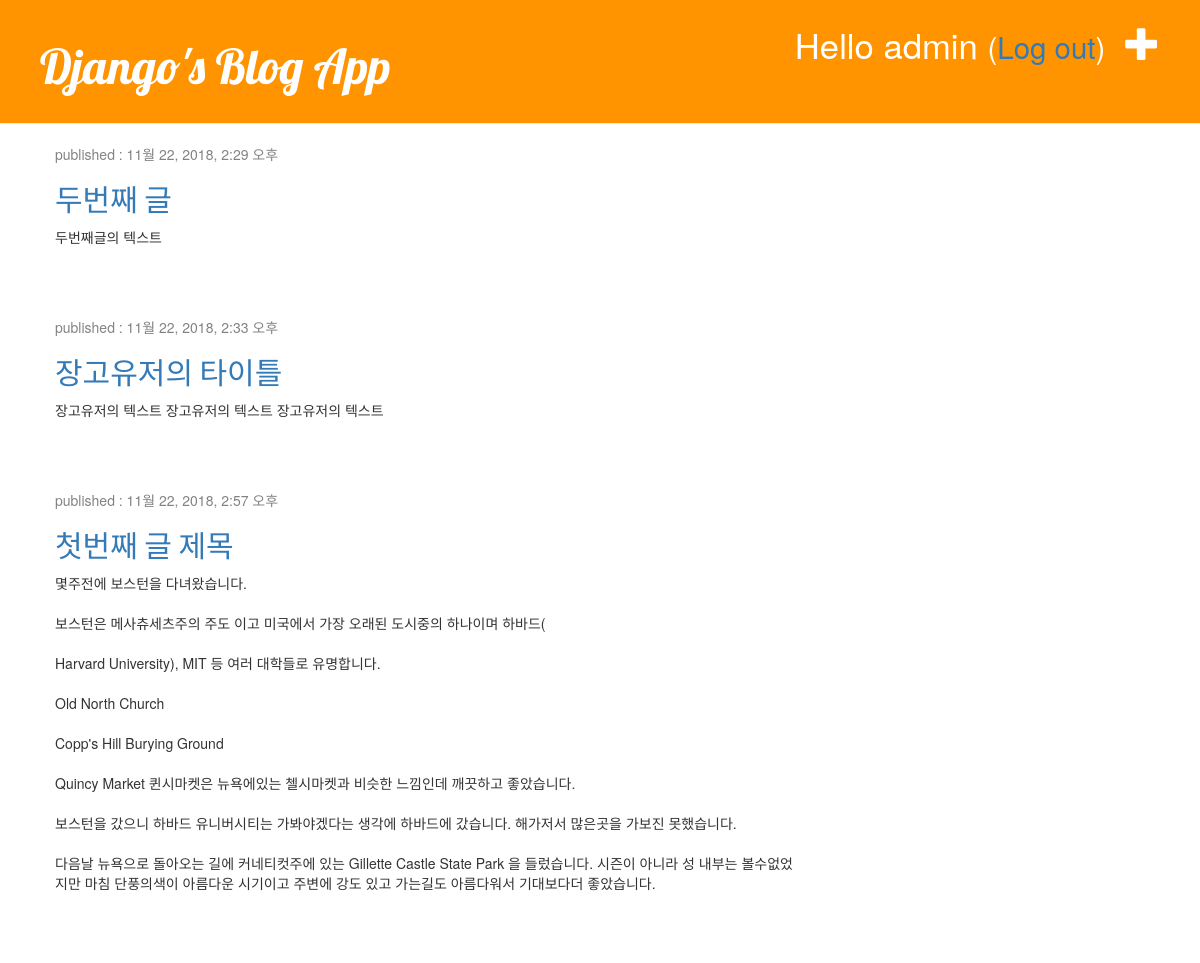
The app's page / (signed in) with its own data.
### blog/models.py (models this page shows, shortened)
class Post(models.Model):
    author = models.ForeignKey('auth.User',on_delete=models.CASCADE)
    title = models.CharField(max_length=200,validators=[min_length_3_validator])
    text = models.TextField()
    created_date = models.DateTimeField(default=timezone.now())
    published_date = models.DateTimeField(blank=True,null=True)

### blog/views.py (the view)
# urls.py: url(r'^$',views.post_list,name='post_list'),
def post_list(request):
    posts = Post.objects.filter(published_date__lte=timezone.now()).\
        order_by('published_date')
    return render(request,'blog/post_list.html',{'posts_key':posts})

### blog/templates/blog/post_list.html
{% extends 'blog/base.html' %}
{% block content %}
    {% for post in posts_key %}
        <div class="post">
            <p class="date">published : {{post.published_date}}</p>
            <h2><a href="{% url 'post_detail' pk=post.pk %}">{{post.title}}</a></h2>
            <p>
                {{post.text|linebreaksbr}}
            </p>
        </div>
    {% empty %}
        <p>게시글이 존재하지 않습니다.</p>
    {% endfor %}
{% endblock %}

### blog/templates/blog/base.html (shortened to what this page needs)
<!DOCTYPE html>
{% load static %}
<html lang="en">
<head>
    <link rel="stylesheet" href="//maxcdn.bootstrapcdn.com/bootstrap/3.2.0/css/bootstrap.min.css">
    <link rel="stylesheet" href="//maxcdn.bootstrapcdn.com/bootstrap/3.2.0/css/bootstrap-theme.min.css">
    <link rel="stylesheet" href="{% static 'css/blog.css' %}">
</head>
<body>
<div class="page-header">
    {% if user.is_authenticated %}
        <a href="{% url 'post_new' %}" class="top-menu">
        <span class="glyphicon glyphicon-plus"></span></a>
        <p class="top-menu">Hello {{ user.username }}
            <small>(<a href="{% url 'logout' %}?next={{request.path}}">Log out</a>)</small></p>
    {% else %}
        <a href="{% url 'login' %}" class="top-menu">
        <span class="glyphicon glyphicon-lock"></span></a>
    {% endif %}
    <h1><a href="/">Django's Blog App</a></h1>
</div>
<div class="content container">
    <div class="row">
        <div class="col-md-8">
            {% block content %}
            {% endblock %}
        </div>
    </div>
</div>
</body>
</html>

### blog/static/css/blog.css (style rules this page uses)
.page-header { background-color: #ff9400; margin-top: 0; padding: 20px 20px 20px 40px; }
.page-header h1, .page-header h1 a, .page-header h1 a:visited, .page-header h1 a:active { color: #ffffff; font-size: 36pt; text-decoration: none; }
.content { margin-left: 40px; }
h1, h2, h3, h4 { font-family: 'Lobster', cursive; }
.date { color: #828282; }
.top-menu, .top-menu:hover, .top-menu:visited { color: #ffffff; float: right; font-size: 26pt; margin-right: 20px; }
.post { margin-bottom: 70px; }

### records on screen
Post: published_date "11월 22, 2018, 2:29 오후", title "두번째 글", text "두번째글의 텍스트"
Post: published_date "11월 22, 2018, 2:33 오후", title "장고유저의 타이틀", text "장고유저의 텍스트 장고유저의 텍스트 장고유저의 텍스트"
Post: published_date "11월 22, 2018, 2:57 오후", title "첫번째 글 제목", text "몇주전에 보스턴을 다녀왔습니다. 보스턴은 메사츄세츠주의 주도 이고 미국에서 가장 오래된 도시중의 하나이며 하바드( Harvard University), MIT 등 여러 대학들로 유명합니다. Old North Church Copp's Hill Burying Ground Quincy Market 퀸시마켓은 뉴욕에있는 첼시마켓과 비슷한 느낌인데 깨끗하고 좋았습니다. 보스턴을 갔으니 하바드 유니버시티는 가봐야겠다는 생각에 하바드에 갔습니다. 해가저서 많은곳을 가보진 못했습니다. 다음날 뉴욕으로 돌아오는 길에 커네티컷주에 있는 Gillette Castle State Park 을 들렀습니다. 시즌이 아니라 성 내부는 볼수없었지만 마침 단풍의색이 아름다운 시기이고 주변에 강도 있고 가는길도 아름다워서 기대보다더 좋았습니다."

### other values on screen
{{ user.username }} "admin"
